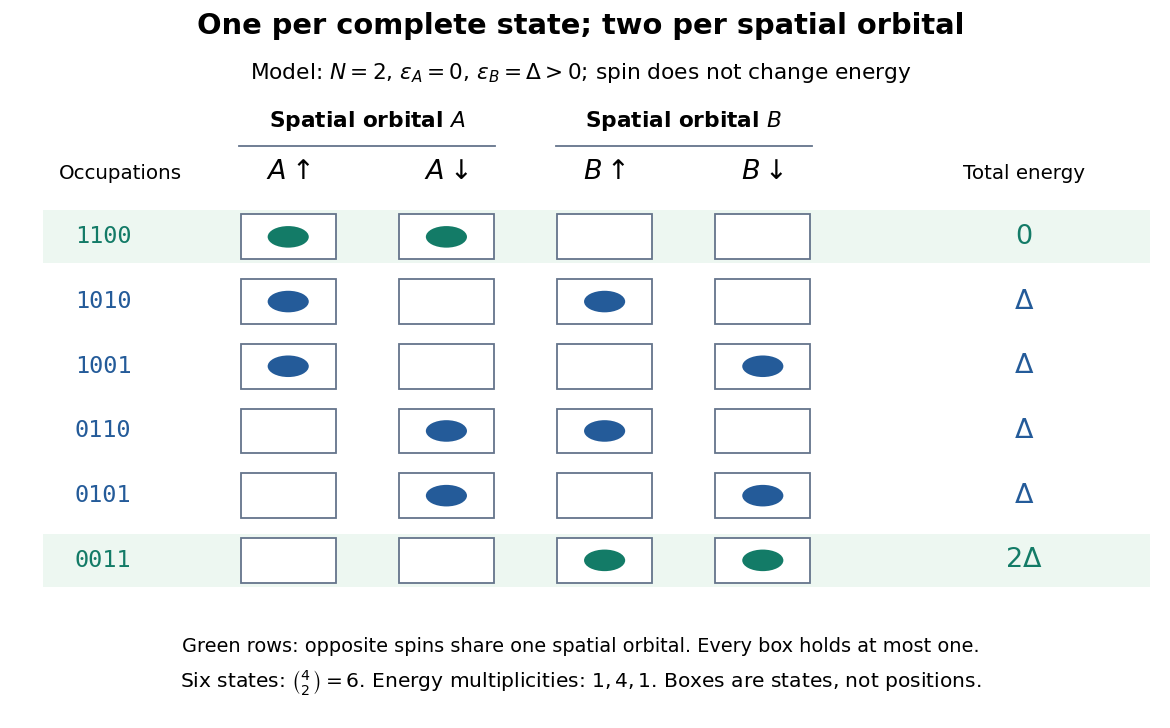

This chart was generated by the following Python code:
"""Generate pauli-spin-orbital-occupancy.png in the current directory.

Tested with Python 3.14, matplotlib 3.10.7 and numpy 2.3.5.
Run from _media with MPLBACKEND=Agg and a writable MPLCONFIGDIR.
All energies and occupation strings describe a finite model, not observations.
"""

from itertools import combinations
from pathlib import Path

import matplotlib.pyplot as plt
from matplotlib.patches import Circle, Rectangle
import numpy as np


def main():
    states = sorted(
        (tuple(int(i in occupied) for i in range(4))
         for occupied in combinations(range(4), 2)),
        reverse=True,
    )
    energies = np.array([0, 0, 1, 1])
    assert len(states) == 6
    assert sorted(int(np.dot(s, energies)) for s in states) == [0, 1, 1, 1, 1, 2]
    fig, ax = plt.subplots(figsize=(9.0, 5.6), dpi=130, facecolor="white")
    ax.set(xlim=(-1.6, 5.5), ylim=(-0.95, 7.3))
    ax.axis("off")
    ax.text(1.85, 7.06, "One per complete state; two per spatial orbital",
            ha="center", fontsize=16, weight="bold")
    ax.text(1.85, 6.52, r"Model: $N=2$, $\epsilon_A=0$, $\epsilon_B=\Delta>0$; spin does not change energy",
            ha="center", fontsize=12)
    for x, label in [(0.5, r"Spatial orbital $A$"), (2.5, r"Spatial orbital $B$")]:
        ax.text(x, 5.94, label, ha="center", fontsize=12, weight="bold")
        ax.plot([x - 0.81, x + 0.81], [5.72, 5.72], color="#64748b", lw=1)
    labels = [r"$A\uparrow$", r"$A\downarrow$", r"$B\uparrow$", r"$B\downarrow$"]
    for x, label in enumerate(labels):
        ax.text(x, 5.32, label, ha="center", fontsize=15)
    ax.text(-1.45, 5.32, "Occupations", fontsize=11)
    ax.text(4.65, 5.32, "Total energy", ha="center", fontsize=11)
    for row, state in enumerate(states):
        y = 4.62 - row * 0.78
        double_orbital = state in [(1, 1, 0, 0), (0, 0, 1, 1)]
        color = "#137b67" if double_orbital else "#245b99"
        if double_orbital:
            ax.add_patch(Rectangle((-1.55, y - 0.32), 7.0, 0.64,
                                   facecolor="#edf7f1", edgecolor="none"))
        ax.text(-1.35, y, "".join(map(str, state)), va="center", fontsize=13,
                family="monospace", color=color)
        for x, occupied in enumerate(state):
            ax.add_patch(Rectangle((x - 0.3, y - 0.27), 0.6, 0.54,
                                   facecolor="white", edgecolor="#64748b", lw=1))
            if occupied:
                ax.add_patch(Circle((x, y), 0.13, facecolor=color, edgecolor="none"))
        e = int(np.dot(state, energies))
        ax.text(4.65, y, [r"$0$", r"$\Delta$", r"$2\Delta$"][e],
                va="center", ha="center", fontsize=15, color=color)
    ax.text(1.85, -0.38, "Green rows: opposite spins share one spatial orbital. Every box holds at most one.",
            ha="center", fontsize=10.7)
    ax.text(1.85, -0.81, r"Six states: $\binom{4}{2}=6$. Energy multiplicities: $1,4,1$. Boxes are states, not positions.",
            ha="center", fontsize=11.2)
    fig.subplots_adjust(left=0.03, right=0.99, bottom=0.04, top=0.98)
    fig.savefig(Path.cwd() / "pauli-spin-orbital-occupancy.png", facecolor="white", transparent=False)
    plt.close(fig)


if __name__ == "__main__":
    main()
